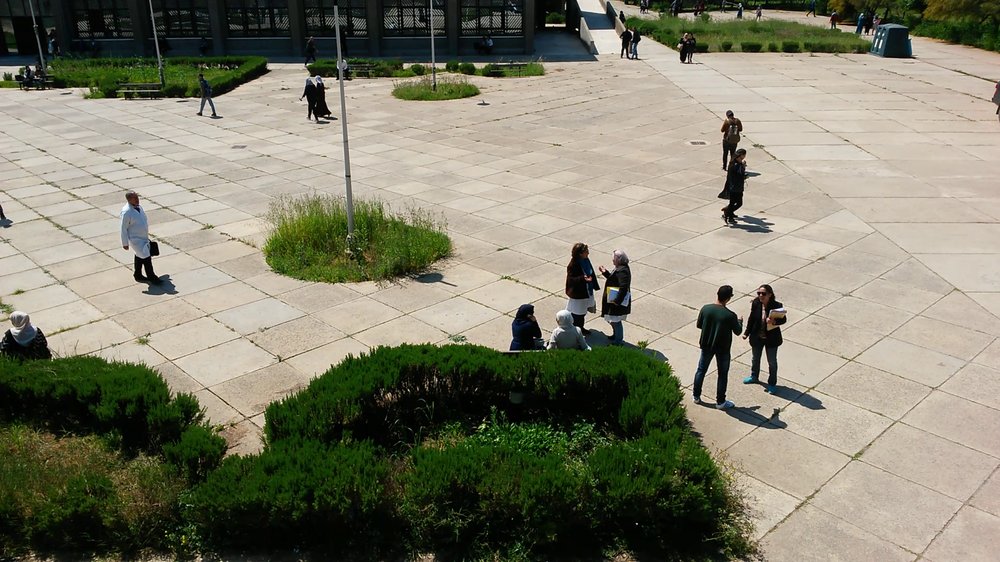
#> input picture images/Image072.png, 1000 x 562 px, shrunk from 1920 x 1080 before the run, found by its file name
$ python main.py
#> lines starting #> are read from the running program, lines starting #| are printed output that depends on the picture; after the words box and inside, x2 and y2 are one past the last pixel; in counts of white or black regions, pixels touching at a corner belong together
#> further down, img1 is the input picture: shape (562, 1000, 3); mean B, G, R 107.7, 126.5, 128.1
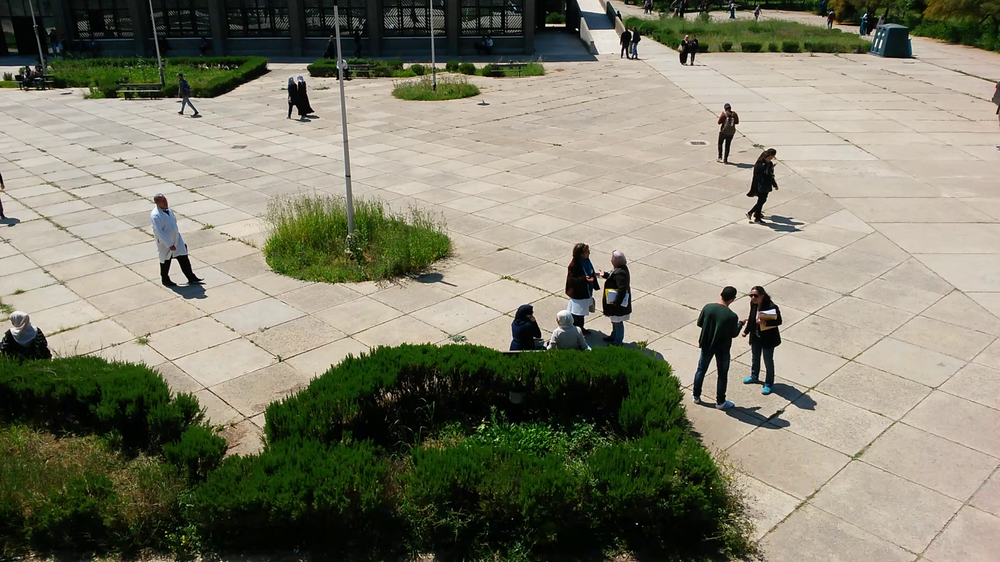
#> input picture images/Image092.png, 1000 x 562 px, shrunk from 1920 x 1080 before the run, found by its file name
#> further down, img2 is the input picture: shape (562, 1000, 3); mean B, G, R 107.9, 126.5, 128.2
#> the answer given: 1
### Preprocessing.py
import cv2
import numpy as np


class Preprocessing:

    @staticmethod
    def process_both(im1, im2, DELTA, padding=False):
        # grayImg1 = cv2.cvtColor(im1, cv2.COLOR_BGR2GRAY)
        # grayImg2 = cv2.cvtColor(im2, cv2.COLOR_BGR2GRAY)
#> called with DELTA = 64, padding = True
        yuvImg1 = cv2.cvtColor(im1, cv2.COLOR_RGB2YCrCb)
#> yuvImg1: shape (562, 1000, 3); mean of channels 0, 1, 2 121.1, 118.5, 132
        yuvImg2 = cv2.cvtColor(im2, cv2.COLOR_RGB2YCrCb)
#> yuvImg2: shape (562, 1000, 3); mean of channels 0, 1, 2 121.2, 118.5, 132

        luminance_image1 = np.expand_dims(yuvImg1[:, :, 0], axis=-1)
        luminance_image2 = np.expand_dims(yuvImg2[:, :, 0], axis=-1)

        luminance_image1 = luminance_image1.reshape(
            (luminance_image1.shape[0], luminance_image1.shape[1]))
        luminance_image2 = luminance_image2.reshape(
            (luminance_image2.shape[0], luminance_image2.shape[1]))

        # cv2.imshow("gray_image", luminance_image1)
        # cv2.waitKey(3000)

        if padding:
            luminance_image1 = Preprocessing.add_padding(
                luminance_image1, DELTA)

        return luminance_image1, luminance_image2

    @staticmethod
    def add_padding(image, DELTA=64):
#> called with DELTA = 64
        image_with_padding = cv2.copyMakeBorder(
            image,
            DELTA,
            DELTA,
            DELTA,
            DELTA,
            cv2.BORDER_CONSTANT,
            None,
            0
        )
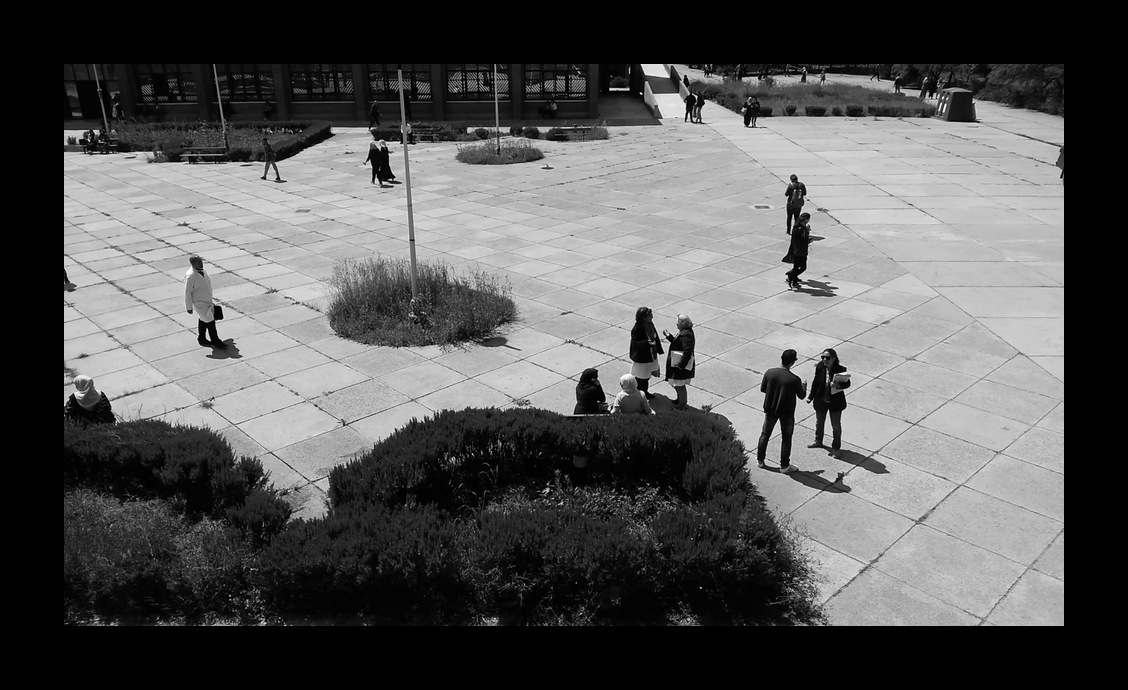
#> image_with_padding: shape (690, 1128); min 0, max 255, mean 87.4
        return image_with_padding

### Find.py
import time

from Search import Search
from Restore import Restore
from Preprocessing import Preprocessing
from tqdm import tqdm


class Find:

    @staticmethod
    def with_sliding(im1, im2, threshold=50, dx=7, dy=7, bs=16, DELTA=64):

        print("[Preprocessing]...")
        image1, image2 = Preprocessing.process_both(
            im1, im2, DELTA, padding=True)
        list_of_blocs = []
        list_of_residu = []

        x1, y1 = image2.shape
#> x1 = 562; y1 = 1000

        print("[Searching]...")
        start = time.time()
        for i in tqdm(range(0, x1, bs)):
            for j in range(0, y1, bs):
                target_bloc = image2[i:i+bs, j:j+bs]
                if target_bloc.shape == (bs, bs):
                    _, _, x, y, min_mse = Search.sliding_search(
                        target_bloc, image1, i, j, i+bs, j+bs, dx, dy, bs, DELTA)

                    x_sz, y_sz = i-dx, j-dy

                    x = x_sz+x
                    y = y_sz+y

                    if min_mse < threshold:
                        list_of_blocs.append((x, y, i, j))
                    else:
                        list_of_residu.append((x, y, i, j))
#> this loop made 36 passes
#> pass 1, in sliding_search (call 4), `search_zone = searching_image[new_x + DELTA:new_x2+DELTA, new_y+DELTA:..`:
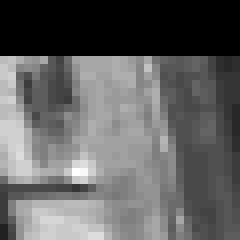
#> search_zone: shape (30, 30) (shown 8 times larger); min 0, max 38, mean 14.7; drawn with min black and max white

        end = time.time()

        print(f"[Result] in {end-start}s")
#| [Result] in 13.622276306152344s

        print(f"[Preparing] image similarities ...")
        Restore.show_similarities(
            im1.copy(), im2.copy(), list_of_residu, bs, mode="lin")
        print(f"[Done]")

        print(f"[Preparing] image residues ...")
        _, fake_residue = Restore.show_residues(
            im2, im1, list_of_blocs, list_of_residu, bs, mode="lin")
        print(f"[Done]")

        print(f"[Preparing] image predicted ...")
        Restore.show_predictions(im1, fake_residue,
                                 list_of_blocs, bs, mode="lin")

        print(f"[Finish]")

    # [42 lines left out: function with_dichotomic, not called in this run]

### Search.py
import numpy as np
from Error import Error
from math import inf


class Search:

    # [41 lines left out: function dichotomique_search, not called in this run]

    @staticmethod
    def sliding_search(target_bloc, searching_image, x, y, x2, y2, dx=7, dy=7, BS=16, DELTA=64) -> np.ndarray:

        WIDTH, HEIGHT = BS, BS
        DX, DY = dx, dy

        new_x, new_y = x-DX, y-DY
        new_x2, new_y2 = x2+DX, y2+DY

        search_zone = searching_image[new_x +
                                      DELTA:new_x2+DELTA, new_y+DELTA:new_y2+DELTA]

        min_mse = inf
        min_bloc = None

        x_b2 = 0
        y_b2 = 0

        for n in range(search_zone.shape[0]):
            for m in range(search_zone.shape[1]):
                current_bloc = search_zone[n:n+HEIGHT, m:m+WIDTH]
                if current_bloc.shape == target_bloc.shape:
                    temp_mse = Error.MSE(target_bloc, current_bloc)
                    if min_mse > temp_mse:
                        min_mse = temp_mse
                        x_b2 = n
                        y_b2 = m
                        min_bloc = current_bloc

        return search_zone, min_bloc, x_b2, y_b2, min_mse

### Error.py
import numpy as np


class Error:
    @staticmethod
    def MSE(bloc_1, bloc_2):
        x, y = bloc_1.shape
        difference = np.square(bloc_1-bloc_2)
        return np.sum(difference)/(x*y)

### Restore.py
import cv2
import random
import numpy as np
from tqdm import tqdm

TIME = 5000


class Restore:
    # [6 lines left out: function extract_from, not called in this run]

    @staticmethod
    def show_predictions(image1, residue_image, list_of_blocs, bs, mode):
        filename = "./out/predicted_image"
        predicted_image = residue_image.copy()

        for x, y, i, j in tqdm(list_of_blocs):
            zone_one = predicted_image[i:i+bs, j:j+bs]
            zone_two = image1[x:x+bs, y:y+bs]
            if zone_one.shape == zone_two.shape:
                predicted_image[i:i+bs, j:j + bs] = image1[x:x+bs, y:y+bs]
            else:
                bs_i = zone_two.shape[0]
                bs_j = zone_two.shape[1]
                predicted_image[i:i+bs_i, j:j +
                                bs_j] = image1[x:x+bs, y:y+bs]

        cv2.imwrite(f"{filename}.{mode}.jpg", predicted_image)
        cv2.imshow("predicted_image", predicted_image)
        cv2.waitKey(TIME)

    @staticmethod
    def show_similarities(image, image2, list_of_blocs, bs, mode):
#> called with bs = 16, mode = 'lin'
        filename = "./out/similarities_image"
        for x, y, i, j in tqdm(list_of_blocs):
            # random_color = (random.randint(0, 255), random.randint(
            #     0, 255), random.randint(0, 255))

            color_one = (0, 0, 255)
            color_two = (255, 0, 0)

            cv2.rectangle(image, (y, x, bs, bs), color_one, 2)
            cv2.rectangle(image2, (j, i, bs, bs), color_two, 2)
#> this loop made 116 passes
#> (x, y, i, j) on passes 1 to 12: (-1, 636, 0, 640), (-1, 666, 0, 672), (0, 688, 0, 688), (0, 720, 0, 720), (0, 752, 0, 752), (16, 352, 16, 352), (16, 848, 16, 848), (16, 860, 16, 864), (39, 51, 32, 48), (32, 355, 32, 352), (32, 672, 32, 672), (32, 688, 32, 688)
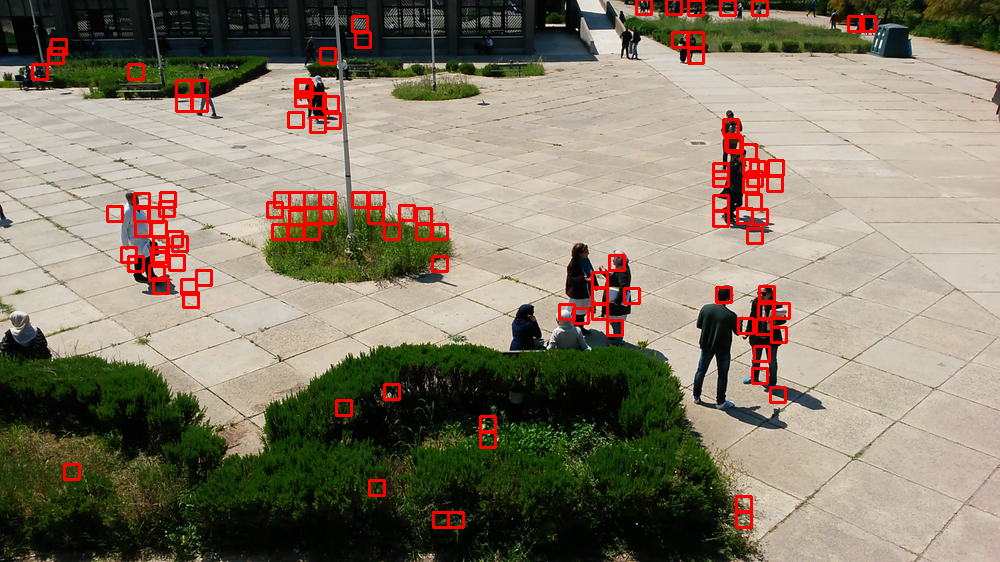
#> image: shape (562, 1000, 3); mean of channels 0, 1, 2 104.6, 122.8, 132.6; drawn as B, G, R
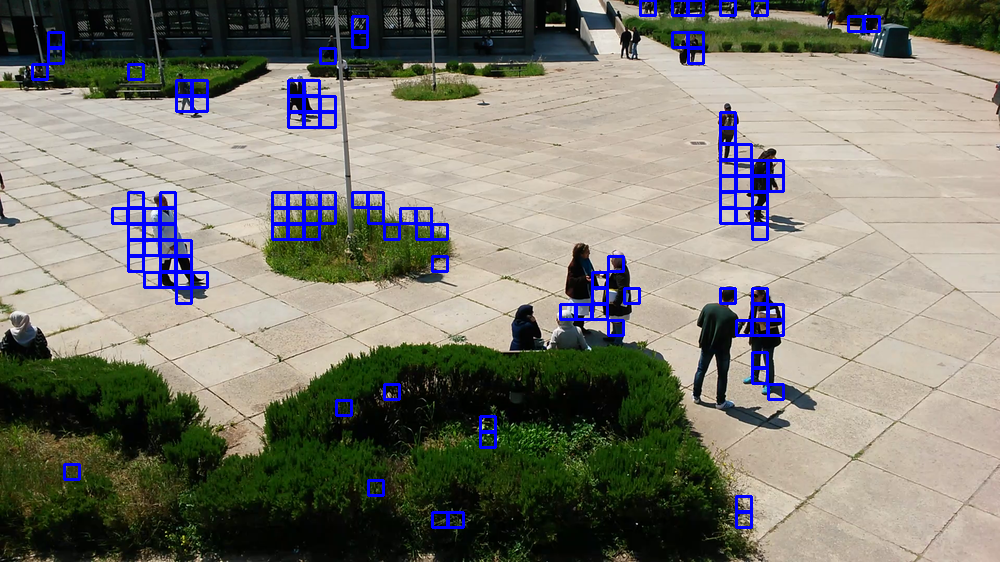
#> image2: shape (562, 1000, 3); mean of channels 0, 1, 2 112.8, 123.1, 124.8; drawn as B, G, R

        cv2.imwrite(f"{filename}_1.{mode}.jpg", image)
        cv2.imwrite(f"{filename}_2.{mode}.jpg", image2)

        cv2.imshow("similarities_between_images_1_2", image)
        cv2.imshow("similarities_between_images_2_1", image2)

        cv2.waitKey(TIME)
        return image

    @staticmethod
    def show_residues(image2, image1, list_of_blocs, list_of_residu, bs, mode):
#> called with bs = 16, mode = 'lin'
        filename = "./out/residues_image"
        residue_image = np.copy(image2)

        for _, _, x, y in tqdm(list_of_blocs):
            residue_image[x:x+bs, y:y+bs] = 0
#> this loop made 2054 passes
#> (x, y) on passes 1 to 3: (0, 0), (0, 16), (0, 32)
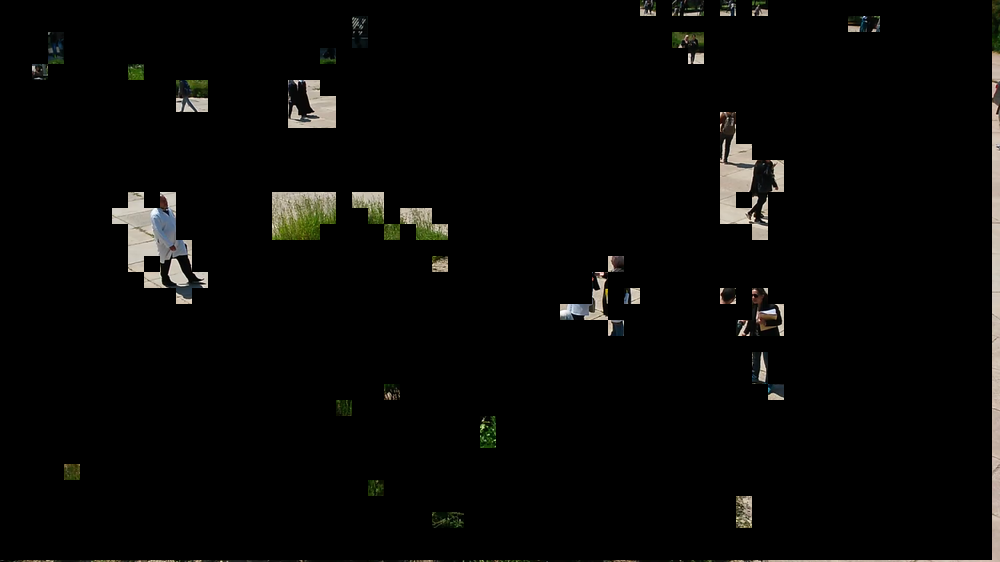
#> residue_image: shape (562, 1000, 3); mean B, G, R 6.4, 7.4, 7.6

        working_residue = residue_image.copy()

        for _, _, x, y in tqdm(list_of_residu):
            residue_image[x:x+bs, y:y+bs] = abs(image1[x:x +
                                                       bs, y:y+bs]-image2[x:x+bs, y:y+bs])
#> this loop made 116 passes
#> (x, y) on passes 1 to 12: (0, 640), (0, 672), (0, 688), (0, 720), (0, 752), (16, 352), (16, 848), (16, 864), (32, 48), (32, 352), (32, 672), (32, 688)
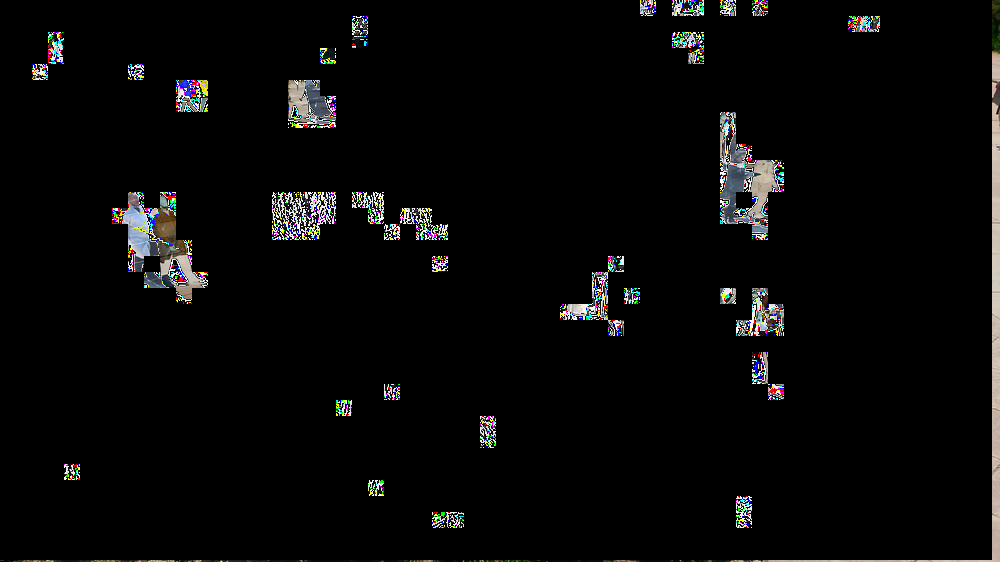
#> residue_image: shape (562, 1000, 3); 5.28% of pixels changed, all inside (x1, y1, x2, y2) = (32, 0, 880, 528)

        cv2.imwrite(f"{filename}.{mode}.jpg", residue_image)
        cv2.imshow("residues_between_images", residue_image)
        cv2.waitKey(TIME)
        return residue_image, working_residue

### main.py
import cv2
from Find import Find

THRESHOLD = 50

img1 = cv2.imread("./images/image072.png")
img2 = cv2.imread('./images/image092.png')

choice = input("\nType de recherche ?\n -1) Lineaire\n -2) Logarithmique\n")

algorithm = {
    '1': Find.with_sliding,
    '2': Find.with_dichotomic,
}

algorithm[choice](img1, img2, THRESHOLD, DELTA=64)
#> the loop in show_predictions, `for x, y, i, j in tqdm(list_of_blocs):` made 2054 passes
#> (x, y, i, j) on passes 1 to 3: (0, 0, 0, 0), (0, 16, 0, 16), (0, 32, 0, 32)
